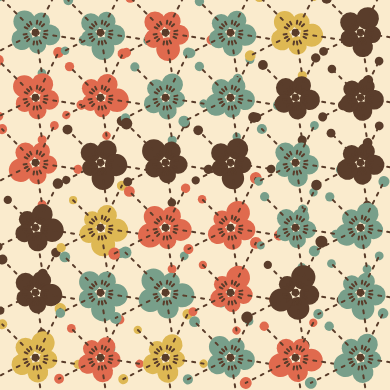
Frame 1 (no input)
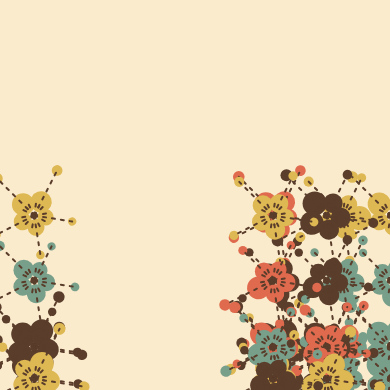
Frame 60 (no input)
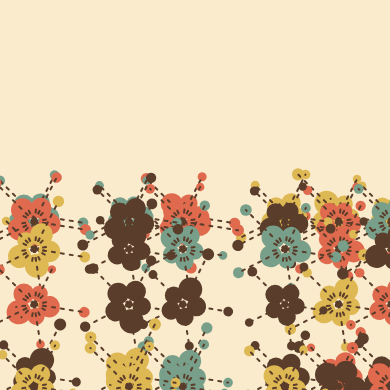
Frame 120 (the mouse pressed at the canvas centre since frame 60)

The p5.js sketch that drew these frames (run headless with seeded random() and noise() and a simulated clock; from frame 60 on, the mouse is pressed at the canvas centre):

// p5.js sketch
// ── sketch.js
let bg = ["#FAEBCD"];
let c = ["#E06A4E", "#DEB853", "#789F8A", "#5A3D2B"];

let patterns = [];
let cols = 6;
let rows = 6;
let cellW, cellH;
let n = 72;

class Pattern {
  constructor(x, y) {
    this.x = x;
    this.y = y;
    this.rotation = 0;
    this.originalX = x;
    this.originalY = y;
    this.speedX = 3; // X 方向的移動速度
    this.speedY = 0; // Y 方向的移動速度
    this.gravity = 0.1; // 重力加速度
    this.bounce = 0.8; // 反彈係數
  }

  draw() {
    fill(random(c));
    for (let r = 0; r < 360; r += n) {
      let d = cellW / random(8, 12);
      push();
      translate(this.x + cellW / 2, this.y + cellH / 2);
      rotate(this.rotation + r);
      noStroke();
      circle(-d * 1.5, -d * 1.5, d * 3);
      circle(-d * 5, -d * 5, d * 1.5);
      stroke("#5A3D2B");
      strokeWeight(2);
      drawingContext.setLineDash([3, 6]);
      beginShape();
      vertex(0, 0);
      vertex(-d, -d);
      line(0, 0, -d, -d * 2);
      line(0, 0, -d * 2, -d);
      line(0, 0, -d * 5, -d * 5);
      endShape();
      pop();
    }
  }

  update() {
    // 模擬重力影響，增加垂直速度
    this.speedY += this.gravity;
    // 更新圖案位置
    this.x += this.speedX;
    this.y += this.speedY;

    // 如果圖案碰到畫布左右邊界，反彈
    if (this.x + cellW / 2 > width || this.x - cellW / 2 < 0) {
      this.speedX *= -this.bounce; // 反彈
    }

    // 如果圖案碰到畫布底部，反彈並減少速度
    if (this.y + cellH / 2 > height) {
      this.speedY *= -this.bounce; // 反彈
      this.y = height - cellH / 2; // 將圖案放置在畫布底部
    }
  }

  resetPosition() {
    // 將位置重設為原始位置
    this.x = this.originalX;
    this.y = this.originalY;
    this.speedY = 0; // 重設垂直速度
  }
}

function setup() {
  createCanvas(390, 390);
  angleMode(DEGREES);
  background(bg);
  cellW = width / cols;
  cellH = height / rows;

  // 創建多個 Pattern 物件並將其存儲在 patterns 陣列中
  for (let i = 0; i < cols; i++) {
    for (let j = 0; j < rows; j++) {
      patterns.push(new Pattern(i * cellW, j * cellH));
    }
  }
}

function draw() {
  background(bg);
  
  // 更新並繪製每個 Pattern 物件
  for (let pattern of patterns) {
    pattern.update();
    pattern.draw();
  }
}

function mouseClicked() {
  // 當點擊時，將所有圖案的位置重設為原始位置
  for (let pattern of patterns) {
    pattern.resetPosition();
  }
}
